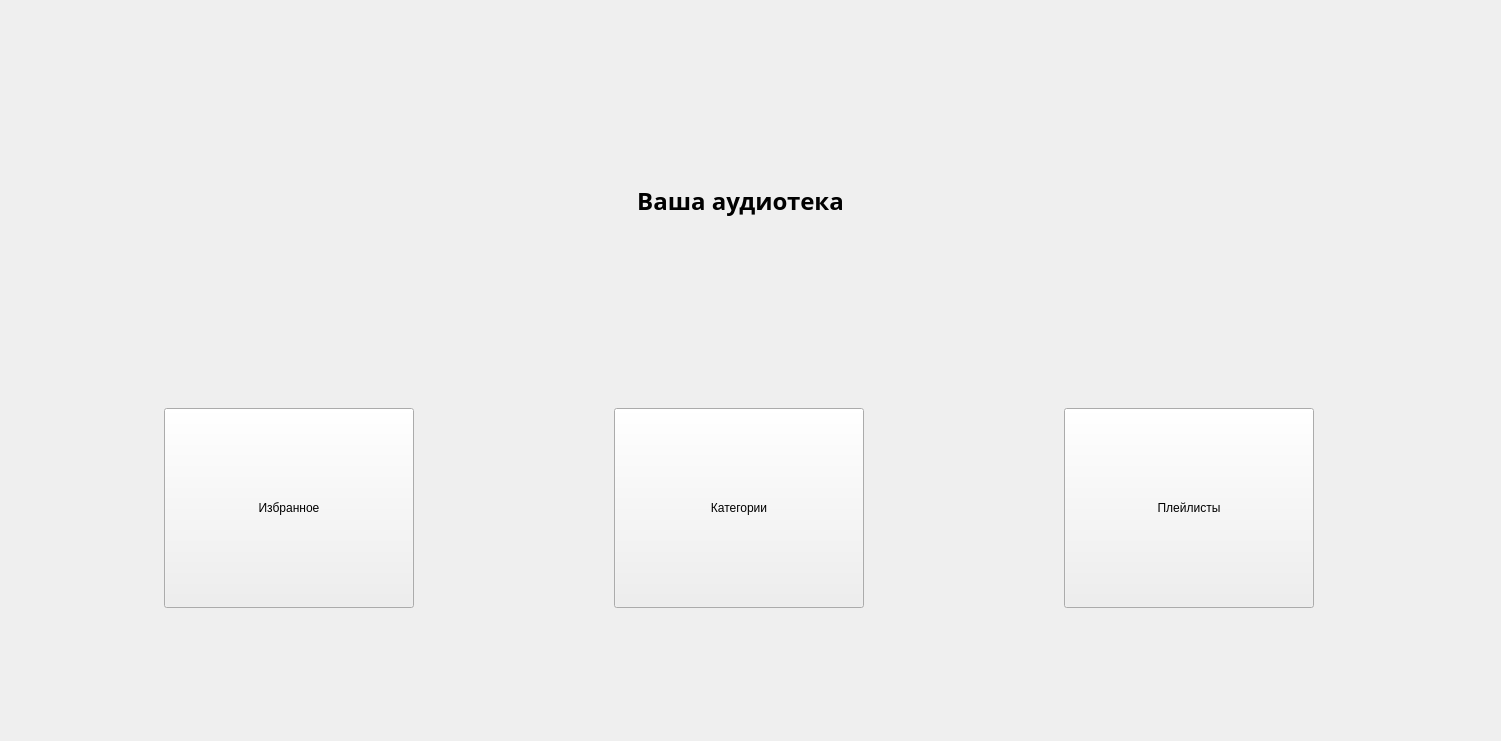
<?xml version="1.0" encoding="UTF-8"?>
<ui version="4.0">
    <class>UserLibraryFragment</class>
    <widget class="QFrame" name="UserLibraryFragment">
        <property name="geometry">
            <rect>
                <x>0</x>
                <y>0</y>
                <width>1501</width>
                <height>741</height>
            </rect>
        </property>
        <property name="minimumSize">
            <size>
                <width>1501</width>
                <height>741</height>
            </size>
        </property>
        <property name="maximumSize">
            <size>
                <width>1501</width>
                <height>741</height>
            </size>
        </property>
        <property name="windowTitle">
            <string>Frame</string>
        </property>
        <widget class="QWidget" name="verticalLayoutWidget">
            <property name="geometry">
                <rect>
                    <x>-30</x>
                    <y>0</y>
                    <width>1541</width>
                    <height>741</height>
                </rect>
            </property>
            <layout class="QVBoxLayout" name="verticalLayout">
                <item>
                    <widget class="QLabel" name="label">
                        <property name="minimumSize">
                            <size>
                                <width>0</width>
                                <height>140</height>
                            </size>
                        </property>
                        <property name="maximumSize">
                            <size>
                                <width>16777215</width>
                                <height>140</height>
                            </size>
                        </property>
                        <property name="font">
                            <font>
                                <family>MelodBold</family>
                                <pointsize>18</pointsize>
                                <weight>75</weight>
                                <bold>true</bold>
                            </font>
                        </property>
                        <property name="text">
                            <string>Ваша аудиотека</string>
                        </property>
                        <property name="alignment">
                            <set>Qt::AlignCenter</set>
                        </property>
                    </widget>
                </item>
                <item>
                    <layout class="QHBoxLayout" name="horizontalLayout_2">
                        <item>
                            <widget class="QPushButton" name="pb_favourites">
                                <property name="minimumSize">
                                    <size>
                                        <width>250</width>
                                        <height>200</height>
                                    </size>
                                </property>
                                <property name="maximumSize">
                                    <size>
                                        <width>200</width>
                                        <height>16777215</height>
                                    </size>
                                </property>
                                <property name="text">
                                    <string>Избранное</string>
                                </property>
                            </widget>
                        </item>
                        <item>
                            <widget class="QPushButton" name="pb_category">
                                <property name="minimumSize">
                                    <size>
                                        <width>250</width>
                                        <height>200</height>
                                    </size>
                                </property>
                                <property name="maximumSize">
                                    <size>
                                        <width>250</width>
                                        <height>200</height>
                                    </size>
                                </property>
                                <property name="text">
                                    <string>Категории</string>
                                </property>
                            </widget>
                        </item>
                        <item>
                            <widget class="QPushButton" name="pb_playlists">
                                <property name="minimumSize">
                                    <size>
                                        <width>250</width>
                                        <height>200</height>
                                    </size>
                                </property>
                                <property name="maximumSize">
                                    <size>
                                        <width>250</width>
                                        <height>200</height>
                                    </size>
                                </property>
                                <property name="text">
                                    <string>Плейлисты</string>
                                </property>
                            </widget>
                        </item>
                    </layout>
                </item>
            </layout>
        </widget>
    </widget>
    <resources/>
    <connections/>
</ui>
